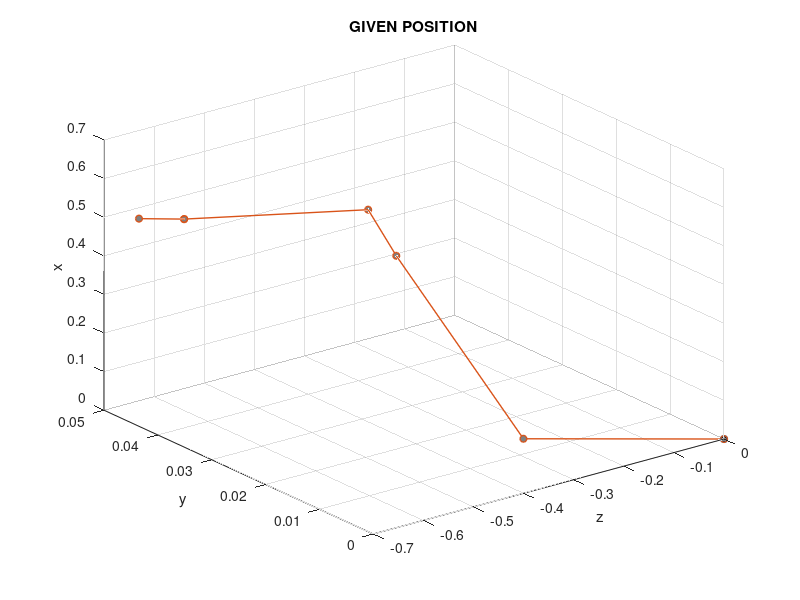

This figure's MATLAB source:
%%
%| Q7) Develop a Matlab function with a model of the arm that will draw
%each link (solid line) and joint (solid point) of the robot in a 3D plot based on an input vector of the joint configuration. |
%|Then, illustrate the robot applying the joint configuration given in
%question 6.|

clc;
clear;
close all;
prompt ='Enter the values of theta1 ';
theta1 = input(prompt);
prompt ='Enter the values of theta2 ';
theta2 = input(prompt);
prompt ='Enter the values of theta3 ';
theta3 = input(prompt);
prompt ='Enter the values of theta4 ';
theta4 = input(prompt);
prompt ='Enter the values of theta5 ';
theta5 = input(prompt);
prompt ='Enter the values of theta6 ';
theta6 = input(prompt);
theta = [theta1,theta2,theta3,theta4,theta5,theta6];

d1 = -0.330;
a1 = 0.075;
a2 = 0.300;
a3 = 0.075;
d4 = 0.320;
d6 = 0.080;

A1 = [cosd(theta1),-cosd(90)* sind(theta1),sind(theta1)* sind(90),a1*cosd(theta1);
sind(theta1),cosd(90)* cosd(theta1),-cosd(theta1)* sind(90),a1*sind(theta1);
0,sind(90),cosd(90),d1 ;
0,0,0,1]
A2 = [cosd(theta2),-cosd(0)* sind(theta2),sind(theta2)* sind(0),a2*cosd(theta2);
sind(theta2),cosd(0)* cosd(theta2),-cosd(theta2)* sind(0),a2*sind(theta2);
0,sind(0),cosd(0),0 ;
0,0,0,1]
A3 = [cosd(theta3),-cosd(90)* sind(theta3),sind(theta3)* sind(90),a3*cosd(theta3);
sind(theta3),cosd(90)* cosd(theta3),-cosd(theta3)* sind(90),a3*sind(theta3);
0,sind(90),cosd(90),0 ;
0,0,0,1];
A4 = [cosd(theta4),-cosd(-90)* sind(theta4),sind(theta4)* sind(-90),0*cosd(theta4);
sind(theta4),cosd(-90)* cosd(theta4),-cosd(theta4)* sind(90),0*sind(theta4);
0,sind(-90),cosd(-90),d4 ;
0,0,0,1]
A5 = [cosd(theta5),-(cosd(90)* sind(theta5)),(sind(theta5)* sind(90)),(0*cosd(theta5));
sind(theta5),(cosd(90)* cosd(theta5)),-(cosd(theta5)* sind(90)),(0*sind(theta5));
0,sind(90),cosd(90),0 ;
0,0,0,1]
A6 = [cosd(theta6),-cosd(0)* sind(theta6),sind(theta6)* sind(0),0*cosd(theta6);
sind(theta6),cosd(0)* cosd(theta6),-cosd(theta6)* sind(0),0*sind(theta6);
0,sind(0),cosd(0),d6 ;
0,0,0,1]

H = A1*A2*A3*A4*A5*A6
A11 = A1;
A22 = A1*A2;
A33 = A1*A2*A3;
A44 = A1*A2*A3*A4;
A55 = A1*A2*A3*A4*A5;
A66 = A1*A2*A3*A4*A5*A6;

LinkX=[0 A11(1,4) A22(1,4) A33(1,4) A44(1,4) A55(1,4) A66(1,4)];
LinkY=[0 A11(2,4) A22(2,4) A33(2,4) A44(2,4) A55(2,4) A66(2,4)];
LinkZ=[0 A11(3,4) A22(3,4) A33(3,4) A44(3,4) A55(3,4) A66(3,4)];

plot3(0,0,0,'-o','LineWidth',1,'MarkerSize',5,'MarkerFaceColor',[0.1 0.1 0.1]);
hold on;
plot3(LinkZ,LinkY,LinkX,'-o','LineWidth',1,'MarkerSize',5,'MarkerFaceColor',[0.5 0.5 0.5]);

hold on
xlabel('z');
ylabel('y');
zlabel('x');
title('GIVEN POSITION')
%set(gca,'zaxis','reverse')
grid on
